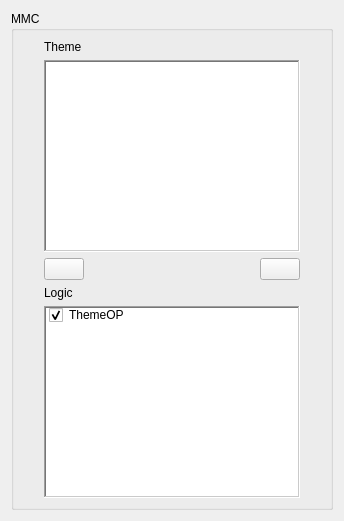
     <widget class="QWidget" name="page_MMC">
      <layout class="QVBoxLayout" name="verticalLayout_10">
       <item>
        <widget class="QGroupBox" name="Storage_MMC">
         <property name="font">
          <font>
           <weight>50</weight>
           <bold>false</bold>
          </font>
         </property>
         <property name="title">
          <string>MMC</string>
         </property>
         <property name="flat">
          <bool>true</bool>
         </property>
         <property name="checkable">
          <bool>false</bool>
         </property>
         <layout class="QVBoxLayout" name="verticalLayout_9">
          <property name="leftMargin">
           <number>30</number>
          </property>
          <property name="rightMargin">
           <number>30</number>
          </property>
          <item>
           <widget class="QLabel" name="label_31">
            <property name="text">
             <string>Theme</string>
            </property>
           </widget>
          </item>
          <item>
           <widget class="UpSelecQListWidget" name="Storage_MMC_Theme_Enum_Item">
            <property name="frameShape">
             <enum>QFrame::WinPanel</enum>
            </property>
           </widget>
          </item>
          <item>
           <layout class="QHBoxLayout" name="horizontalLayout_20">
            <item>
             <widget class="QPushButton" name="AddThemeBtn">
              <property name="text">
               <string/>
              </property>
              <property name="icon">
               <iconset resource="../IDE.qrc">
                <normaloff>:/Menu/rc/Menu/plus.png</normaloff>:/Menu/rc/Menu/plus.png</iconset>
              </property>
             </widget>
            </item>
            <item>
             <spacer name="horizontalSpacer_24">
              <property name="orientation">
               <enum>Qt::Horizontal</enum>
              </property>
              <property name="sizeHint" stdset="0">
               <size>
                <width>40</width>
                <height>20</height>
               </size>
              </property>
             </spacer>
            </item>
            <item>
             <widget class="QPushButton" name="DelThemeBtn">
              <property name="text">
               <string/>
              </property>
              <property name="icon">
               <iconset resource="../IDE.qrc">
                <normaloff>:/Menu/rc/Menu/fail.png</normaloff>:/Menu/rc/Menu/fail.png</iconset>
              </property>
             </widget>
            </item>
           </layout>
          </item>
          <item>
           <widget class="QLabel" name="label_32">
            <property name="text">
             <string>Logic</string>
            </property>
           </widget>
          </item>
          <item>
           <widget class="UpSelecQListWidget" name="Storage_MMC_Logic_Check_Item">
            <property name="frameShape">
             <enum>QFrame::WinPanel</enum>
            </property>
            <item>
             <property name="text">
              <string>ThemeOP</string>
             </property>
             <property name="checkState">
              <enum>Checked</enum>
             </property>
             <property name="icon">
              <iconset resource="../IDE.qrc">
               <normaloff>:/Menu/rc/Menu/chat.png</normaloff>:/Menu/rc/Menu/chat.png</iconset>
             </property>
            </item>
           </widget>
          </item>
         </layout>
        </widget>
       </item>
      </layout>
     </widget>
